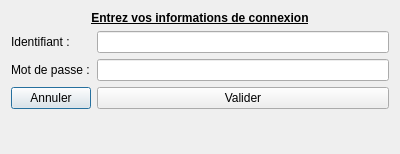
<?xml version="1.0" encoding="UTF-8"?>
<ui version="4.0">
 <class>CLoginDialog</class>
 <widget class="QDialog" name="CLoginDialog">
  <property name="geometry">
   <rect>
    <x>0</x>
    <y>0</y>
    <width>400</width>
    <height>154</height>
   </rect>
  </property>
  <property name="windowTitle">
   <string>Dialog</string>
  </property>
  <layout class="QGridLayout" name="gridLayout">
   <item row="0" column="0">
    <layout class="QFormLayout" name="formLayout">
     <item row="1" column="0">
      <widget class="QLabel" name="label">
       <property name="text">
        <string>Identifiant :</string>
       </property>
      </widget>
     </item>
     <item row="2" column="0">
      <widget class="QLabel" name="label_2">
       <property name="text">
        <string>Mot de passe :</string>
       </property>
      </widget>
     </item>
     <item row="1" column="1">
      <widget class="QLineEdit" name="leId"/>
     </item>
     <item row="2" column="1">
      <widget class="QLineEdit" name="leMdp">
       <property name="echoMode">
        <enum>QLineEdit::Password</enum>
       </property>
      </widget>
     </item>
     <item row="3" column="0">
      <widget class="QPushButton" name="pbAnnuler">
       <property name="text">
        <string>Annuler</string>
       </property>
      </widget>
     </item>
     <item row="3" column="1">
      <widget class="QPushButton" name="pbValider">
       <property name="text">
        <string>Valider</string>
       </property>
      </widget>
     </item>
     <item row="0" column="0" colspan="2">
      <widget class="QLabel" name="label_3">
       <property name="text">
        <string>&lt;html&gt;&lt;head/&gt;&lt;body&gt;&lt;p&gt;&lt;span style=&quot; font-weight:600; text-decoration: underline;&quot;&gt;Entrez vos informations de connexion&lt;/span&gt;&lt;/p&gt;&lt;/body&gt;&lt;/html&gt;</string>
       </property>
       <property name="textFormat">
        <enum>Qt::RichText</enum>
       </property>
       <property name="alignment">
        <set>Qt::AlignCenter</set>
       </property>
      </widget>
     </item>
    </layout>
   </item>
  </layout>
 </widget>
 <resources/>
 <connections/>
</ui>
